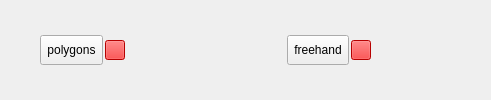
       <widget class="QWidget" name="EditionWidget_ByPolygons" native="true">
        <layout class="QVBoxLayout" name="verticalLayout_5">
         <property name="spacing">
          <number>2</number>
         </property>
         <property name="leftMargin">
          <number>0</number>
         </property>
         <property name="topMargin">
          <number>0</number>
         </property>
         <property name="rightMargin">
          <number>0</number>
         </property>
         <property name="bottomMargin">
          <number>0</number>
         </property>
         <item>
          <widget class="QWidget" name="widget_3" native="true">
           <layout class="QHBoxLayout" name="horizontalLayout_8">
            <property name="spacing">
             <number>2</number>
            </property>
            <property name="leftMargin">
             <number>0</number>
            </property>
            <property name="topMargin">
             <number>0</number>
            </property>
            <property name="rightMargin">
             <number>0</number>
            </property>
            <property name="bottomMargin">
             <number>0</number>
            </property>
            <item>
             <spacer name="horizontalSpacer_9">
              <property name="orientation">
               <enum>Qt::Horizontal</enum>
              </property>
              <property name="sizeHint" stdset="0">
               <size>
                <width>40</width>
                <height>20</height>
               </size>
              </property>
             </spacer>
            </item>
            <item>
             <widget class="QToolButton" name="PolygonsPicker">
              <property name="maximumSize">
               <size>
                <width>16777215</width>
                <height>30</height>
               </size>
              </property>
              <property name="font">
               <font>
                <pointsize>9</pointsize>
               </font>
              </property>
              <property name="cursor">
               <cursorShape>PointingHandCursor</cursorShape>
              </property>
              <property name="toolTip">
               <string>&lt;html&gt;&lt;head/&gt;&lt;body&gt;&lt;p&gt;Edit all pixels inside the polygon, the pixel will change according to the values of the recode pixel table.&lt;/p&gt;&lt;p&gt;Controls:&lt;/p&gt;&lt;p&gt;- Left mouse: a new point of the polygon&lt;/p&gt;&lt;p&gt;- Backspace or Del: for delete the last point&lt;/p&gt;&lt;p&gt;- Right mouse or Enter: for finish the current polygon&lt;/p&gt;&lt;p&gt;- Click again or Esc: exit of edit mode&lt;/p&gt;&lt;/body&gt;&lt;/html&gt;</string>
              </property>
              <property name="text">
               <string>polygons</string>
              </property>
              <property name="icon">
               <iconset>
                <normaloff>:/plugins/thrase/icons/polygon_picker.svg</normaloff>:/plugins/thrase/icons/polygon_picker.svg</iconset>
              </property>
              <property name="checkable">
               <bool>true</bool>
              </property>
              <property name="toolButtonStyle">
               <enum>Qt::ToolButtonTextBesideIcon</enum>
              </property>
             </widget>
            </item>
            <item>
             <widget class="QToolButton" name="PolygonsColor">
              <property name="maximumSize">
               <size>
                <width>20</width>
                <height>20</height>
               </size>
              </property>
              <property name="cursor">
               <cursorShape>PointingHandCursor</cursorShape>
              </property>
              <property name="toolTip">
               <string>Select the color for the polygons</string>
              </property>
              <property name="styleSheet">
               <string notr="true">
QToolButton
{
   background-color:red;
}</string>
              </property>
              <property name="text">
               <string/>
              </property>
             </widget>
            </item>
            <item>
             <widget class="QWidget" name="Tools_pickerAOI" native="true">
              <property name="maximumSize">
               <size>
                <width>16777215</width>
                <height>30</height>
               </size>
              </property>
              <layout class="QHBoxLayout" name="horizontalLayout_4">
               <property name="spacing">
                <number>3</number>
               </property>
               <property name="leftMargin">
                <number>0</number>
               </property>
               <property name="topMargin">
                <number>0</number>
               </property>
               <property name="rightMargin">
                <number>0</number>
               </property>
               <property name="bottomMargin">
                <number>0</number>
               </property>
               <item>
                <widget class="QToolButton" name="UndoPolygon">
                 <property name="enabled">
                  <bool>false</bool>
                 </property>
                 <property name="cursor">
                  <cursorShape>PointingHandCursor</cursorShape>
                 </property>
                 <property name="toolTip">
                  <string>Undo the last polygon created (limited to 20)</string>
                 </property>
                 <property name="icon">
                  <iconset>
                   <normaloff>:/plugins/thrase/icons/undo.svg</normaloff>:/plugins/thrase/icons/undo.svg</iconset>
                 </property>
                 <property name="toolButtonStyle">
                  <enum>Qt::ToolButtonIconOnly</enum>
                 </property>
                 <property name="autoRaise">
                  <bool>true</bool>
                 </property>
                </widget>
               </item>
               <item>
                <widget class="QToolButton" name="RedoPolygon">
                 <property name="enabled">
                  <bool>false</bool>
                 </property>
                 <property name="cursor">
                  <cursorShape>PointingHandCursor</cursorShape>
                 </property>
                 <property name="toolTip">
                  <string>Redo the last undone polygon</string>
                 </property>
                 <property name="icon">
                  <iconset>
                   <normaloff>:/plugins/thrase/icons/redo.svg</normaloff>:/plugins/thrase/icons/redo.svg</iconset>
                 </property>
                 <property name="toolButtonStyle">
                  <enum>Qt::ToolButtonIconOnly</enum>
                 </property>
                 <property name="autoRaise">
                  <bool>true</bool>
                 </property>
                </widget>
               </item>
               <item>
                <widget class="QToolButton" name="CleanAllPolygons">
                 <property name="enabled">
                  <bool>false</bool>
                 </property>
                 <property name="cursor">
                  <cursorShape>PointingHandCursor</cursorShape>
                 </property>
                 <property name="toolTip">
                  <string>&lt;html&gt;&lt;head/&gt;&lt;body&gt;&lt;p&gt;Clean all drawn polygons, this action does not undo the changes made&lt;/p&gt;&lt;/body&gt;&lt;/html&gt;</string>
                 </property>
                 <property name="icon">
                  <iconset>
                   <normaloff>:/plugins/thrase/icons/trash.svg</normaloff>:/plugins/thrase/icons/trash.svg</iconset>
                 </property>
                 <property name="toolButtonStyle">
                  <enum>Qt::ToolButtonIconOnly</enum>
                 </property>
                 <property name="autoRaise">
                  <bool>true</bool>
                 </property>
                </widget>
               </item>
              </layout>
             </widget>
            </item>
            <item>
             <spacer name="horizontalSpacer_10">
              <property name="orientation">
               <enum>Qt::Horizontal</enum>
              </property>
              <property name="sizeHint" stdset="0">
               <size>
                <width>40</width>
                <height>20</height>
               </size>
              </property>
             </spacer>
            </item>
            <item>
             <widget class="QWidget" name="EditionWidget_ByFreehand" native="true">
              <layout class="QVBoxLayout" name="verticalLayout_6">
               <property name="spacing">
                <number>2</number>
               </property>
               <property name="leftMargin">
                <number>0</number>
               </property>
               <property name="topMargin">
                <number>0</number>
               </property>
               <property name="rightMargin">
                <number>0</number>
               </property>
               <property name="bottomMargin">
                <number>0</number>
               </property>
               <item>
                <widget class="QWidget" name="widget_4" native="true">
                 <layout class="QHBoxLayout" name="horizontalLayout_9">
                  <property name="spacing">
                   <number>2</number>
                  </property>
                  <property name="leftMargin">
                   <number>0</number>
                  </property>
                  <property name="topMargin">
                   <number>0</number>
                  </property>
                  <property name="rightMargin">
                   <number>0</number>
                  </property>
                  <property name="bottomMargin">
                   <number>0</number>
                  </property>
                  <item>
                   <spacer name="horizontalSpacer_14">
                    <property name="orientation">
                     <enum>Qt::Horizontal</enum>
                    </property>
                    <property name="sizeHint" stdset="0">
                     <size>
                      <width>40</width>
                      <height>20</height>
                     </size>
                    </property>
                   </spacer>
                  </item>
                  <item>
                   <widget class="QToolButton" name="FreehandPicker">
                    <property name="maximumSize">
                     <size>
                      <width>16777215</width>
                      <height>30</height>
                     </size>
                    </property>
                    <property name="font">
                     <font>
                      <pointsize>9</pointsize>
                     </font>
                    </property>
                    <property name="cursor">
                     <cursorShape>PointingHandCursor</cursorShape>
                    </property>
                    <property name="toolTip">
                     <string>&lt;html&gt;&lt;head/&gt;&lt;body&gt;&lt;p&gt;Edit all pixels inside the freehand drawn region, the pixel will change according to the values of the recode pixel table.&lt;/p&gt;&lt;p&gt;Controls:&lt;/p&gt;&lt;p&gt;- Left mouse (click and hold): to start and draw a freehand region&lt;/p&gt;&lt;p&gt;- Release for finish the current freehand region&lt;/p&gt;&lt;p&gt;- Click again or Esc: exit of edit mode&lt;/p&gt;&lt;/body&gt;&lt;/html&gt;</string>
                    </property>
                    <property name="text">
                     <string>freehand</string>
                    </property>
                    <property name="icon">
                     <iconset>
                      <normaloff>:/plugins/thrase/icons/polygon_picker.svg</normaloff>:/plugins/thrase/icons/polygon_picker.svg</iconset>
                    </property>
                    <property name="checkable">
                     <bool>true</bool>
                    </property>
                    <property name="toolButtonStyle">
                     <enum>Qt::ToolButtonTextBesideIcon</enum>
                    </property>
                   </widget>
                  </item>
                  <item>
                   <widget class="QToolButton" name="FreehandColor">
                    <property name="maximumSize">
                     <size>
                      <width>20</width>
                      <height>20</height>
                     </size>
                    </property>
                    <property name="cursor">
                     <cursorShape>PointingHandCursor</cursorShape>
                    </property>
                    <property name="toolTip">
                     <string>Select the color for the freehand regions</string>
                    </property>
                    <property name="styleSheet">
                     <string notr="true">
QToolButton
{
   background-color:red;
}</string>
                    </property>
                    <property name="text">
                     <string/>
                    </property>
                   </widget>
                  </item>
                  <item>
                   <widget class="QWidget" name="Tools_pickerFreehand" native="true">
                    <property name="maximumSize">
                     <size>
                      <width>16777215</width>
                      <height>30</height>
                     </size>
                    </property>
                    <layout class="QHBoxLayout" name="horizontalLayout_10">
                     <property name="spacing">
                      <number>3</number>
                     </property>
                     <property name="leftMargin">
                      <number>0</number>
                     </property>
                     <property name="topMargin">
                      <number>0</number>
                     </property>
                     <property name="rightMargin">
                      <number>0</number>
                     </property>
                     <property name="bottomMargin">
                      <number>0</number>
                     </property>
                     <item>
                      <widget class="QToolButton" name="UndoFreehand">
                       <property name="enabled">
                        <bool>false</bool>
                       </property>
                       <property name="cursor">
                        <cursorShape>PointingHandCursor</cursorShape>
                       </property>
                       <property name="toolTip">
                        <string>Undo the last freehand region created (limited to 20)</string>
                       </property>
                       <property name="icon">
                        <iconset>
                         <normaloff>:/plugins/thrase/icons/undo.svg</normaloff>:/plugins/thrase/icons/undo.svg</iconset>
                       </property>
                       <property name="toolButtonStyle">
                        <enum>Qt::ToolButtonIconOnly</enum>
                       </property>
                       <property name="autoRaise">
                        <bool>true</bool>
                       </property>
                      </widget>
                     </item>
                     <item>
                      <widget class="QToolButton" name="RedoFreehand">
                       <property name="enabled">
                        <bool>false</bool>
                       </property>
                       <property name="cursor">
                        <cursorShape>PointingHandCursor</cursorShape>
                       </property>
                       <property name="toolTip">
                        <string>Redo the last undone freehand region</string>
                       </property>
                       <property name="icon">
                        <iconset>
                         <normaloff>:/plugins/thrase/icons/redo.svg</normaloff>:/plugins/thrase/icons/redo.svg</iconset>
                       </property>
                       <property name="toolButtonStyle">
                        <enum>Qt::ToolButtonIconOnly</enum>
                       </property>
                       <property name="autoRaise">
                        <bool>true</bool>
                       </property>
                      </widget>
                     </item>
                     <item>
                      <widget class="QToolButton" name="CleanAllFreehand">
                       <property name="enabled">
                        <bool>false</bool>
                       </property>
                       <property name="cursor">
                        <cursorShape>PointingHandCursor</cursorShape>
                       </property>
                       <property name="toolTip">
                        <string>&lt;html&gt;&lt;head/&gt;&lt;body&gt;&lt;p&gt;Clean all freehand regions drawn, this action does not undo the changes made&lt;/p&gt;&lt;/body&gt;&lt;/html&gt;</string>
                       </property>
                       <property name="icon">
                        <iconset>
                         <normaloff>:/plugins/thrase/icons/trash.svg</normaloff>:/plugins/thrase/icons/trash.svg</iconset>
                       </property>
                       <property name="toolButtonStyle">
                        <enum>Qt::ToolButtonIconOnly</enum>
                       </property>
                       <property name="autoRaise">
                        <bool>true</bool>
                       </property>
                      </widget>
                     </item>
                    </layout>
                   </widget>
                  </item>
                  <item>
                   <spacer name="horizontalSpacer_15">
                    <property name="orientation">
                     <enum>Qt::Horizontal</enum>
                    </property>
                    <property name="sizeHint" stdset="0">
                     <size>
                      <width>40</width>
                      <height>20</height>
                     </size>
                    </property>
                   </spacer>
                  </item>
                 </layout>
                </widget>
               </item>
              </layout>
             </widget>
            </item>
           </layout>
          </widget>
         </item>
        </layout>
       </widget>
